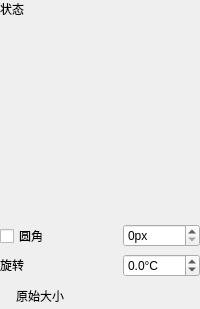
<?xml version="1.0" encoding="UTF-8"?>
<ui version="4.0">
 <class>UserPluginPropertyForm</class>
 <widget class="QWidget" name="UserPluginPropertyForm">
  <property name="geometry">
   <rect>
    <x>0</x>
    <y>0</y>
    <width>200</width>
    <height>309</height>
   </rect>
  </property>
  <property name="sizePolicy">
   <sizepolicy hsizetype="Preferred" vsizetype="Minimum">
    <horstretch>0</horstretch>
    <verstretch>0</verstretch>
   </sizepolicy>
  </property>
  <property name="windowTitle">
   <string>Form</string>
  </property>
  <layout class="QVBoxLayout" name="verticalLayout">
   <property name="sizeConstraint">
    <enum>QLayout::SizeConstraint::SetMinimumSize</enum>
   </property>
   <property name="leftMargin">
    <number>0</number>
   </property>
   <property name="topMargin">
    <number>0</number>
   </property>
   <property name="rightMargin">
    <number>0</number>
   </property>
   <property name="bottomMargin">
    <number>0</number>
   </property>
   <item>
    <layout class="QHBoxLayout" name="horizontalLayout_3" stretch="0,0">
     <property name="sizeConstraint">
      <enum>QLayout::SizeConstraint::SetMinimumSize</enum>
     </property>
     <item>
      <widget class="QLabel" name="label_2">
       <property name="sizePolicy">
        <sizepolicy hsizetype="Fixed" vsizetype="Fixed">
         <horstretch>0</horstretch>
         <verstretch>0</verstretch>
        </sizepolicy>
       </property>
       <property name="text">
        <string>状态</string>
       </property>
      </widget>
     </item>
     <item>
      <widget class="BIComboBox" name="stateBox">
       <property name="sizePolicy">
        <sizepolicy hsizetype="Preferred" vsizetype="Fixed">
         <horstretch>0</horstretch>
         <verstretch>0</verstretch>
        </sizepolicy>
       </property>
      </widget>
     </item>
    </layout>
   </item>
   <item>
    <widget class="PosProperty" name="posProperty">
     <property name="sizePolicy">
      <sizepolicy hsizetype="Preferred" vsizetype="Minimum">
       <horstretch>0</horstretch>
       <verstretch>0</verstretch>
      </sizepolicy>
     </property>
     <property name="minimumSize">
      <size>
       <width>0</width>
       <height>0</height>
      </size>
     </property>
     <property name="aspectRatio">
      <bool>true</bool>
     </property>
    </widget>
   </item>
   <item>
    <widget class="LineProperty" name="lineProperty">
     <property name="minimumSize">
      <size>
       <width>0</width>
       <height>0</height>
      </size>
     </property>
    </widget>
   </item>
   <item>
    <layout class="QHBoxLayout" name="horizontalLayout">
     <property name="spacing">
      <number>6</number>
     </property>
     <property name="sizeConstraint">
      <enum>QLayout::SizeConstraint::SetMinimumSize</enum>
     </property>
     <property name="topMargin">
      <number>0</number>
     </property>
     <property name="bottomMargin">
      <number>0</number>
     </property>
     <item>
      <widget class="QCheckBox" name="roundChecked">
       <property name="sizePolicy">
        <sizepolicy hsizetype="Preferred" vsizetype="Fixed">
         <horstretch>0</horstretch>
         <verstretch>0</verstretch>
        </sizepolicy>
       </property>
       <property name="text">
        <string>圆角</string>
       </property>
      </widget>
     </item>
     <item>
      <spacer name="horizontalSpacer">
       <property name="orientation">
        <enum>Qt::Orientation::Horizontal</enum>
       </property>
       <property name="sizeType">
        <enum>QSizePolicy::Policy::Preferred</enum>
       </property>
       <property name="sizeHint" stdset="0">
        <size>
         <width>40</width>
         <height>20</height>
        </size>
       </property>
      </spacer>
     </item>
     <item>
      <widget class="QSpinBox" name="roundSize">
       <property name="sizePolicy">
        <sizepolicy hsizetype="Preferred" vsizetype="Fixed">
         <horstretch>0</horstretch>
         <verstretch>0</verstretch>
        </sizepolicy>
       </property>
       <property name="suffix">
        <string>px</string>
       </property>
       <property name="maximum">
        <number>65536</number>
       </property>
      </widget>
     </item>
    </layout>
   </item>
   <item>
    <layout class="QHBoxLayout" name="horizontalLayout_2">
     <property name="sizeConstraint">
      <enum>QLayout::SizeConstraint::SetMinimumSize</enum>
     </property>
     <property name="topMargin">
      <number>0</number>
     </property>
     <property name="bottomMargin">
      <number>0</number>
     </property>
     <item>
      <widget class="QLabel" name="label">
       <property name="sizePolicy">
        <sizepolicy hsizetype="Preferred" vsizetype="Fixed">
         <horstretch>0</horstretch>
         <verstretch>0</verstretch>
        </sizepolicy>
       </property>
       <property name="text">
        <string>旋转</string>
       </property>
      </widget>
     </item>
     <item>
      <spacer name="horizontalSpacer_2">
       <property name="orientation">
        <enum>Qt::Orientation::Horizontal</enum>
       </property>
       <property name="sizeType">
        <enum>QSizePolicy::Policy::Preferred</enum>
       </property>
       <property name="sizeHint" stdset="0">
        <size>
         <width>40</width>
         <height>20</height>
        </size>
       </property>
      </spacer>
     </item>
     <item>
      <widget class="QDoubleSpinBox" name="rotation">
       <property name="sizePolicy">
        <sizepolicy hsizetype="Preferred" vsizetype="Fixed">
         <horstretch>0</horstretch>
         <verstretch>0</verstretch>
        </sizepolicy>
       </property>
       <property name="suffix">
        <string>°C</string>
       </property>
       <property name="decimals">
        <number>1</number>
       </property>
       <property name="minimum">
        <double>-360.000000000000000</double>
       </property>
       <property name="maximum">
        <double>360.000000000000000</double>
       </property>
      </widget>
     </item>
    </layout>
   </item>
   <item>
    <layout class="QHBoxLayout" name="horizontalLayout_4">
     <property name="sizeConstraint">
      <enum>QLayout::SizeConstraint::SetMinimumSize</enum>
     </property>
     <item>
      <widget class="QPushButton" name="restoreBtn">
       <property name="sizePolicy">
        <sizepolicy hsizetype="Fixed" vsizetype="Fixed">
         <horstretch>0</horstretch>
         <verstretch>0</verstretch>
        </sizepolicy>
       </property>
       <property name="text">
        <string>原始大小</string>
       </property>
       <property name="icon">
        <iconset theme="QIcon::ThemeIcon::SystemReboot"/>
       </property>
       <property name="flat">
        <bool>true</bool>
       </property>
      </widget>
     </item>
     <item>
      <spacer name="horizontalSpacer_3">
       <property name="orientation">
        <enum>Qt::Orientation::Horizontal</enum>
       </property>
       <property name="sizeType">
        <enum>QSizePolicy::Policy::Expanding</enum>
       </property>
       <property name="sizeHint" stdset="0">
        <size>
         <width>40</width>
         <height>20</height>
        </size>
       </property>
      </spacer>
     </item>
    </layout>
   </item>
  </layout>
 </widget>
 <customwidgets>
  <customwidget>
   <class>LineProperty</class>
   <extends>QWidget</extends>
   <header>lineproperty.h</header>
  </customwidget>
  <customwidget>
   <class>PosProperty</class>
   <extends>QWidget</extends>
   <header>posproperty.h</header>
  </customwidget>
  <customwidget>
   <class>BIComboBox</class>
   <extends>QWidget</extends>
   <header>bicombobox.h</header>
  </customwidget>
 </customwidgets>
 <resources/>
 <connections/>
</ui>
